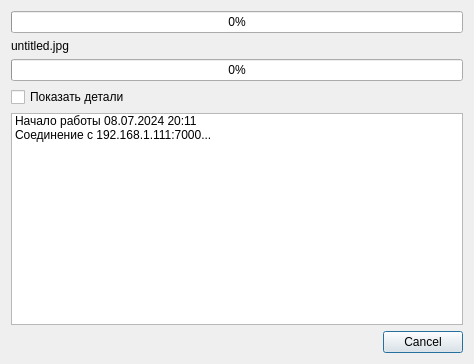
<?xml version="1.0" encoding="UTF-8"?>
<ui version="4.0">
 <class>dlgSyncProcess</class>
 <widget class="QDialog" name="dlgSyncProcess">
  <property name="geometry">
   <rect>
    <x>0</x>
    <y>0</y>
    <width>474</width>
    <height>364</height>
   </rect>
  </property>
  <property name="windowTitle">
   <string>Идёт синхронизация устройства</string>
  </property>
  <layout class="QVBoxLayout" name="verticalLayout">
   <item>
    <widget class="QProgressBar" name="pbTotal">
     <property name="value">
      <number>0</number>
     </property>
    </widget>
   </item>
   <item>
    <widget class="QLabel" name="labelFile">
     <property name="text">
      <string>untitled.jpg</string>
     </property>
    </widget>
   </item>
   <item>
    <widget class="QProgressBar" name="pbFile">
     <property name="value">
      <number>0</number>
     </property>
    </widget>
   </item>
   <item>
    <widget class="QCheckBox" name="cbShowDetails">
     <property name="text">
      <string>Показать детали</string>
     </property>
    </widget>
   </item>
   <item>
    <widget class="QListWidget" name="listDetails">
     <item>
      <property name="text">
       <string>Начало работы 08.07.2024 20:11</string>
      </property>
     </item>
     <item>
      <property name="text">
       <string>Соединение с 192.168.1.111:7000...</string>
      </property>
     </item>
    </widget>
   </item>
   <item>
    <widget class="QDialogButtonBox" name="buttonBox">
     <property name="standardButtons">
      <set>QDialogButtonBox::Cancel</set>
     </property>
    </widget>
   </item>
  </layout>
 </widget>
 <tabstops>
  <tabstop>cbShowDetails</tabstop>
  <tabstop>listDetails</tabstop>
 </tabstops>
 <resources/>
 <connections/>
</ui>
